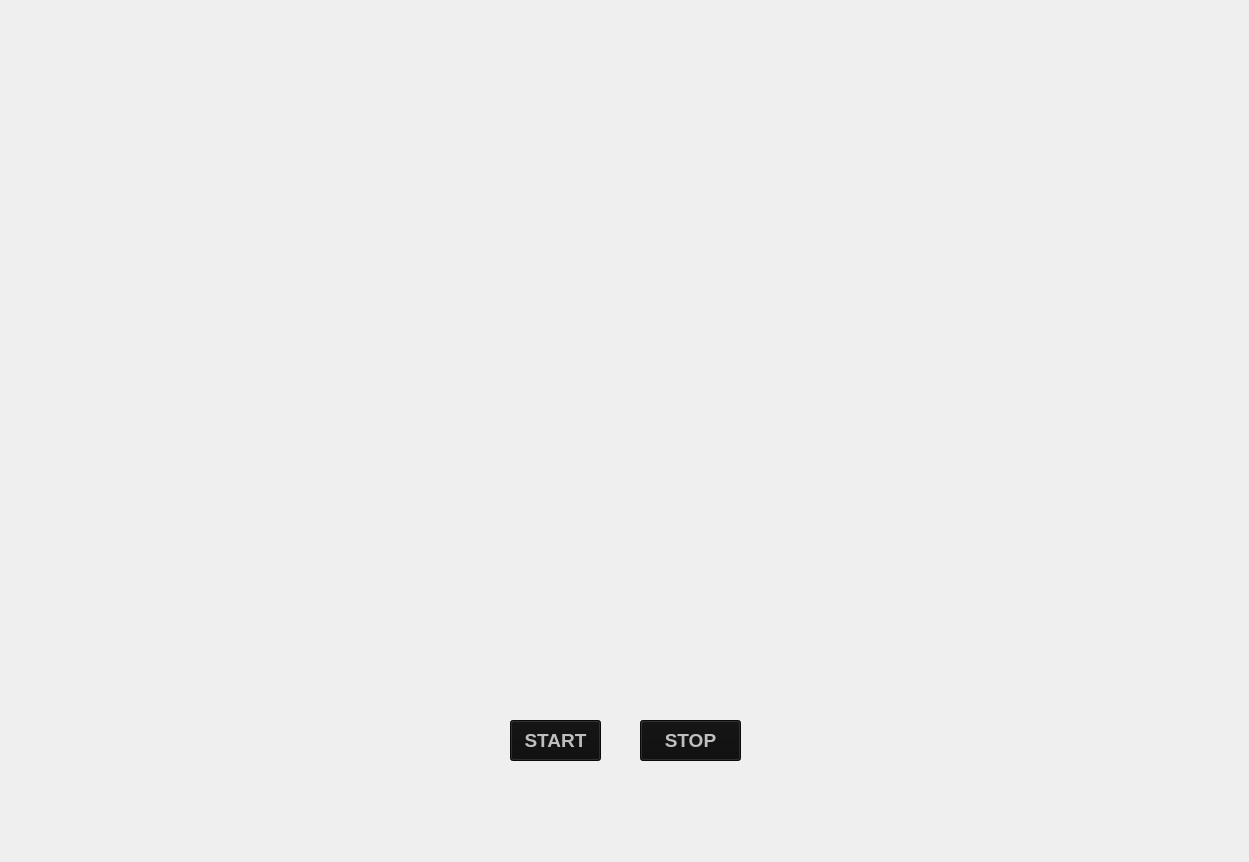
<?xml version="1.0" encoding="UTF-8"?>
<ui version="4.0">
 <class>jarvisUI</class>
 <widget class="QMainWindow" name="jarvisUI">
  <property name="geometry">
   <rect>
    <x>0</x>
    <y>0</y>
    <width>1249</width>
    <height>862</height>
   </rect>
  </property>
  <property name="windowTitle">
   <string>MainWindow</string>
  </property>
  <widget class="QWidget" name="centralwidget">
   <widget class="QLabel" name="label">
    <property name="geometry">
     <rect>
      <x>0</x>
      <y>0</y>
      <width>1251</width>
      <height>871</height>
     </rect>
    </property>
    <property name="text">
     <string/>
    </property>
    <property name="pixmap">
     <pixmap>images/7LP8.gif</pixmap>
    </property>
    <property name="scaledContents">
     <bool>true</bool>
    </property>
   </widget>
   <widget class="QPushButton" name="pushButton">
    <property name="geometry">
     <rect>
      <x>510</x>
      <y>720</y>
      <width>91</width>
      <height>41</height>
     </rect>
    </property>
    <property name="font">
     <font>
      <family>MS Shell Dlg 2</family>
      <pointsize>14</pointsize>
      <weight>75</weight>
      <italic>false</italic>
      <bold>true</bold>
     </font>
    </property>
    <property name="styleSheet">
     <string notr="true">background-color: rgb(14, 14, 14);
color: rgb(191, 191, 191);</string>
    </property>
    <property name="text">
     <string>START</string>
    </property>
   </widget>
   <widget class="QPushButton" name="pushButton_2">
    <property name="geometry">
     <rect>
      <x>640</x>
      <y>720</y>
      <width>101</width>
      <height>41</height>
     </rect>
    </property>
    <property name="font">
     <font>
      <family>MS Shell Dlg 2</family>
      <pointsize>14</pointsize>
      <weight>75</weight>
      <italic>false</italic>
      <bold>true</bold>
     </font>
    </property>
    <property name="styleSheet">
     <string notr="true">background-color: rgb(14, 14, 14);
color: rgb(191, 191, 191);</string>
    </property>
    <property name="text">
     <string>STOP</string>
    </property>
   </widget>
   <widget class="QLabel" name="label_2">
    <property name="geometry">
     <rect>
      <x>0</x>
      <y>0</y>
      <width>471</width>
      <height>191</height>
     </rect>
    </property>
    <property name="text">
     <string/>
    </property>
    <property name="pixmap">
     <pixmap>images/T8bahf.gif</pixmap>
    </property>
    <property name="scaledContents">
     <bool>true</bool>
    </property>
   </widget>
   <widget class="QTextBrowser" name="textBrowser_2">
    <property name="geometry">
     <rect>
      <x>970</x>
      <y>20</y>
      <width>281</width>
      <height>61</height>
     </rect>
    </property>
    <property name="styleSheet">
     <string notr="true">background:transparent;</string>
    </property>
   </widget>
   <widget class="QTextBrowser" name="textBrowser_3">
    <property name="geometry">
     <rect>
      <x>690</x>
      <y>20</y>
      <width>281</width>
      <height>61</height>
     </rect>
    </property>
    <property name="styleSheet">
     <string notr="true">background:transparent;</string>
    </property>
   </widget>
  </widget>
 </widget>
 <resources/>
 <connections/>
</ui>
